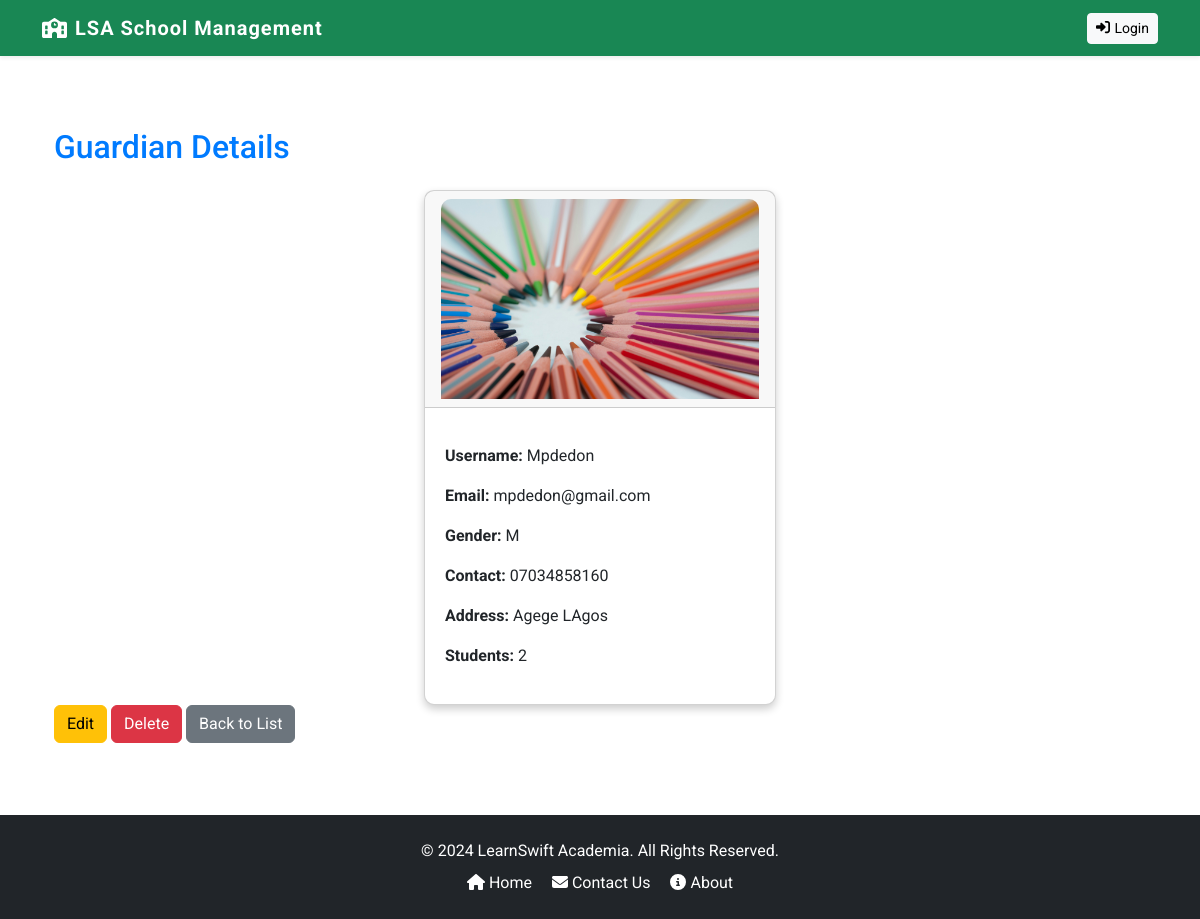
/guardians/1/, run on the app's committed database.
### core/models.py (models this page shows, shortened)
class Guardian(models.Model):
    GENDER_CHOICES = [
        ('M', 'Male'),
        ('F', 'Female'),
    ]
    STATUS_CHOICES = [
        ('active', 'Active'),
        ('dormant', 'Dormant'),
        ('left', 'Left School'),
    ]
    user = models.OneToOneField(CustomUser, on_delete=models.CASCADE, primary_key=True, related_name='guardian')
    gender = models.CharField(max_length=1, choices=GENDER_CHOICES, default='M')
    profile_image = models.ImageField(upload_to='media/profile_images/', default='profile_images/default.jpg')
    contact = models.CharField(max_length=15, null=True)
    address = models.TextField()
    status = models.CharField(max_length=10, choices=STATUS_CHOICES, default='active')
    def student_count(self):
        return self.students.count()

class CustomUser(AbstractUser):
    USER_ROLES = (
        ('student', 'Student'),
        ('teacher', 'Teacher'),
        ('guardian', 'Guardian'),
        ('accountant', 'Accountant'),
        ('admin', 'Admin'),
    )
    role = models.CharField(max_length=20, choices=USER_ROLES)

### core/guardian/views.py (the view)
# urls.py: path('guardians/<int:pk>/', GuardianDetailView.as_view(), name='guardian_detail'),
class GuardianDetailView(View):
    template_name = 'guardian/guardian_detail.html'
    def get(self, request, pk, *args, **kwargs):
        guardian = get_object_or_404(Guardian, pk=pk)
        return render(request, self.template_name, {'guardian': guardian})

### core/templates/guardian/guardian_detail.html (shortened to what this page needs)
{% extends "base.html" %}
{% block content %}
<div class="container mt-4">
    <h2 class="mb-4">Guardian Details</h2>
    {% load static %}
    <div class="card" style="width: 22rem; margin: 0 auto;">
        <div class="card-header">
            {% if guardian.profile_image %}
                <img src="{{ guardian.profile_image.url }}" class="card-img-top" alt="{{ guardian.user.get_full_name }}" style="max-height: 300px; object-fit: cover;">
            {% else %}
                <img src="{% static 'images/profile_images/default.jpg' %}" class="card-img-top" alt="Default Profile Image" style="max-height: 300px; object-fit: cover;">
            {% endif %}
        </div>
        <div class="card-body">
            <p class="card-text">
                <p><strong>Username:</strong> {{ guardian.user.username }}</p>
                <p><strong>Email:</strong> {{ guardian.user.email }}</p>
                <p><strong>Gender:</strong> {{ guardian.gender }}</p>
                <p><strong>Contact:</strong> {{ guardian.contact }}</p>
                <p><strong>Address:</strong> {{ guardian.address }}</p>
                <p><strong>Students:</strong> {{ guardian.student_count }}</p>
            </p>
        </div>
    </div>
    <a href="{% url 'guardian_update' guardian.user.id %}" class="btn btn-warning">Edit</a>
    <form action="{% url 'guardian_delete' guardian.user.id %}" method="POST" style="display:inline;">
        <button type="submit" class="btn btn-danger" onclick="return confirm('Are you sure you want to delete this guardian?');">Delete</button>
    </form>
    <a href="{% url 'guardian_list' %}" class="btn btn-secondary">Back to List</a>
</div>
<br>
{% endblock %}

### core/static/css/custom.css (style rules this page uses)
:root { --bs-primary: #4e73df; --bs-secondary: #858796; --bs-success: #1cc88a; --bs-info: #36b9cc; --bs-warning: #f6c23e; --bs-danger: #e74a3b; --bs-light: #f8f9fc; --bs-dark: #5a5c69; --bs-font-sans-serif: 'Roboto', sans-serif; }
html, body { height: 100%; margin: 0; display: flex; flex-direction: column; }
body { font-family: 'Roboto', sans-serif; }
h1, h2, h3, h4, h5, h6 { color: #007bff; }
.card-img-top { height: 200px; object-fit: cover; }
.card { box-shadow: 0 4px 8px 0 rgba(0, 0, 0, 0.2); transition: 0.3s; border-radius: 10px; }
.card-img-top { border-top-left-radius: 10px; border-top-right-radius: 10px; }
.card-body { padding: 20px; }
.card-text { font-size: 1rem; color: #333; }

### data on the page
Guardian: profile_image (picture), user.username "Mpdedon", user.email "mpdedon@gmail.com", gender "M", contact "07034858160", address "Agege LAgos", student_count "2"
